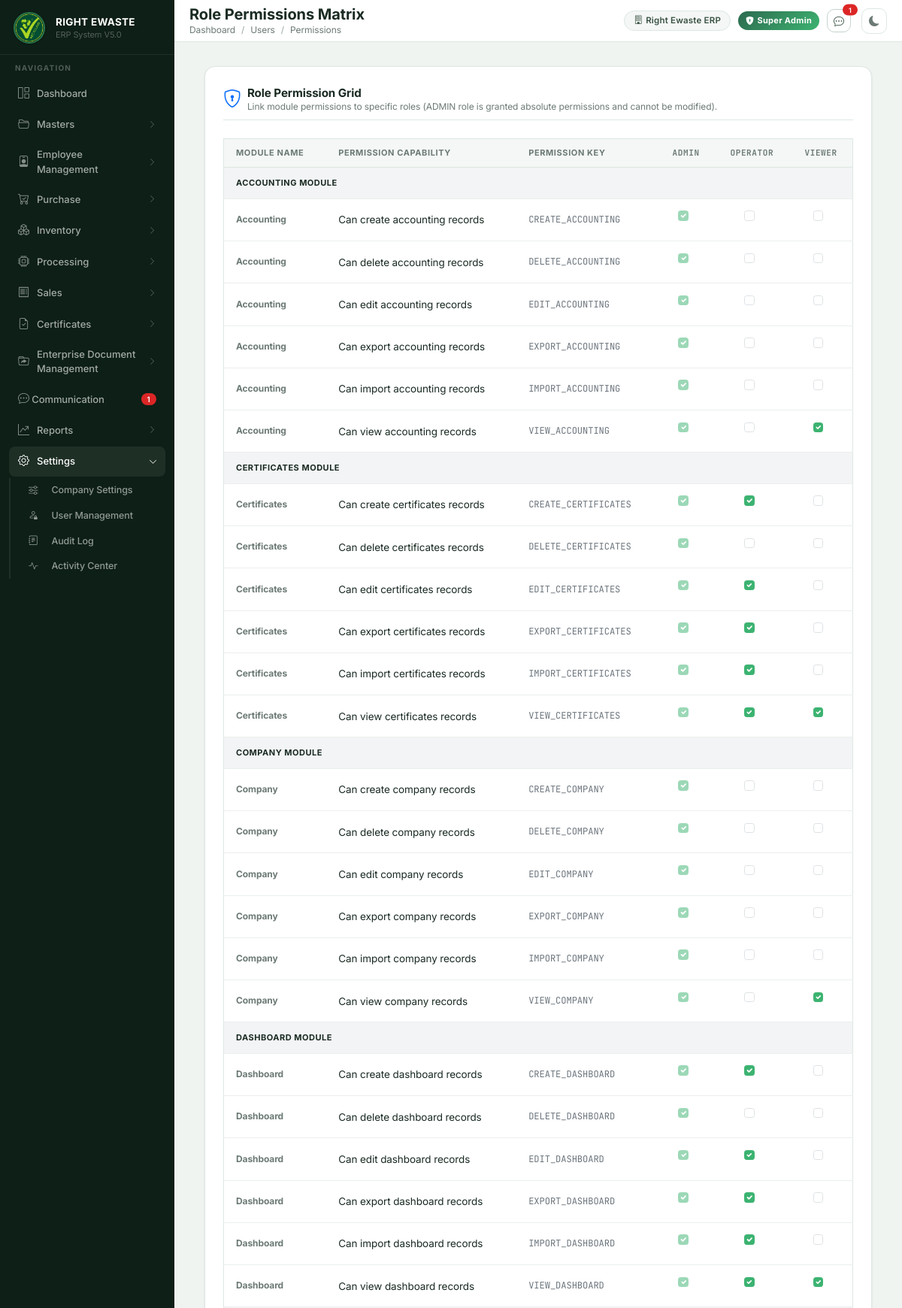
The page /users/permissions (upper part) on the database its author committed.
### tables this page shows
CREATE TABLE erp_roles (
        role_code TEXT PRIMARY KEY,
        role_name TEXT NOT NULL,
        is_active INTEGER NOT NULL DEFAULT 1,
        created_at DATETIME DEFAULT CURRENT_TIMESTAMP
    );

CREATE TABLE erp_permissions (
        permission_code TEXT PRIMARY KEY,
        permission_name TEXT NOT NULL,
        module_name TEXT NOT NULL,
        created_at DATETIME DEFAULT CURRENT_TIMESTAMP
    );

### backend/routes/users.py (the view)
@users_bp.route("/users/permissions")
@require_role("ADMIN")
def permissions_matrix():
    conn = get_connection()
    cursor = conn.cursor()
    try:
        cursor.execute("SELECT role_code, role_name FROM erp_roles WHERE is_active = 1")
        roles = [dict(r) for r in cursor.fetchall()]
        cursor.execute("SELECT * FROM erp_permissions ORDER BY module_name, permission_code")
        desc = [d[0] for d in cursor.description]
        permissions = [dict(zip(desc, r)) for r in cursor.fetchall()]
        cursor.execute("SELECT role_code, permission_code FROM erp_role_permissions")
        mapping_rows = cursor.fetchall()
        mapping = {}
        for role_code, perm_code in mapping_rows:
            if role_code not in mapping:
                mapping[role_code] = set()
            mapping[role_code].add(perm_code)
        return render_template(
            "user/permissions.html",
            roles=roles,
            permissions=permissions,
            mapping=mapping
        )
    finally:
        conn.close()

### backend/app.py (called while the page is built)
@app.context_processor
def utility_processor():
    def modify_query(**new_values):
        args = request.args.to_dict()
        for key, value in new_values.items():
            args[key] = str(value)
        return urlencode(args)
    from routes.communication import get_global_unread_count
    return dict(modify_query=modify_query, unread_chat_count=get_global_unread_count)

### backend/database.py (called while the page is built)
def get_connection():
    conn = sqlite3.connect(DATABASE)
    conn.row_factory = sqlite3.Row
    conn.execute("PRAGMA foreign_keys = ON")
    return conn

### backend/routes/communication.py (called while the page is built)
def get_current_user_id():
    if "user" in session and isinstance(session["user"], dict):
        return session["user"].get("user_id", 1)
    return 1

def get_global_unread_count():
    user_id = get_current_user_id()
    conn = get_connection()
    try:
        cursor = conn.cursor()
        cursor.execute("""
            SELECT COUNT(*) FROM messages m
            JOIN conversation_participants cp ON m.conversation_id = cp.conversation_id
            WHERE cp.user_id = ? AND m.sender_id != ?
              AND cp.status = 'ACTIVE'
              AND m.id > COALESCE(cp.last_read_message_id, 0)
        """, (user_id, user_id))
        return cursor.fetchone()[0]
    except Exception:
        return 0
    finally:
        conn.close()

### backend/security.py (called while the page is built)
def get_csrf_token():
    token = session.get(_CSRF_SESSION_KEY)
    if token is None:
        token = secrets.token_urlsafe(32)
        session[_CSRF_SESSION_KEY] = token
    return token

### backend/templates/user/permissions.html (shortened to what this page needs)
{% extends "shared/base.html" %}
{% block page_title %}Role Permissions Matrix{% endblock %}
{% block breadcrumb %}
<li class="breadcrumb-item"><a href="/" class="text-decoration-none text-muted">Dashboard</a></li>
<li class="breadcrumb-item"><a href="/users" class="text-decoration-none text-muted">Users</a></li>
<li class="breadcrumb-item active">Permissions</li>
{% endblock %}
{% block content %}
<div class="container-fluid py-2" style="font-family: 'Inter', sans-serif;">
    <div class="card border-0 shadow-sm rounded-4 bg-white p-4">
        <div class="d-flex align-items-center mb-4 pb-2 border-bottom justify-content-between">
            <div class="d-flex align-items-center">
                <i class="bi bi-shield-lock fs-4 text-primary me-2"></i>
                <div>
                    <h5 class="fw-bold mb-0">Role Permission Grid</h5>
                    <p class="text-muted small mb-0">Link module permissions to specific roles (ADMIN role is granted absolute permissions and cannot be modified).</p>
                </div>
            </div>
        </div>
        <form method="POST" action="/users/permissions/update">
            <div class="table-responsive">
                <table class="table align-middle table-hover border">
                    <thead class="table-light text-secondary small text-uppercase">
                        <tr>
                            <th>Module Name</th>
                            <th>Permission Capability</th>
                            <th>Permission Key</th>
                            {% for role in roles %}
                            <th class="text-center font-monospace">{{ role.role_code }}</th>
                            {% endfor %}
                        </tr>
                    </thead>
                    <tbody>
                        {% set current_mod = namespace(val='') %}
                        {% for perm in permissions %}
                        {% if current_mod.val != perm.module_name %}
                            {% set current_mod.val = perm.module_name %}
                            <tr class="table-secondary">
                                <td colspan="{{ 3 + (roles|length) }}" class="fw-bold text-uppercase py-2" style="background-color: #f3f4f6; letter-spacing: 0.5px; font-size: 11px;">
                                    {{ perm.module_name }} Module
                                </td>
                            </tr>
                        {% endif %}
                        <tr>
                            <td class="ps-3 text-muted small fw-bold">{{ perm.module_name }}</td>
                            <td>{{ perm.permission_name }}</td>
                            <td class="font-monospace text-secondary small">{{ perm.permission_code }}</td>
                            {% for role in roles %}
                            <td class="text-center">
                                {% if role.role_code == 'ADMIN' %}
                                <div class="form-check d-inline-block">
                                    <input class="form-check-input" type="checkbox" checked disabled title="ADMIN has absolute access">
                                </div>
                                {% else %}
                                <div class="form-check d-inline-block">
                                    <input class="form-check-input" type="checkbox" name="perm_{{ role.role_code }}_{{ perm.permission_code }}"
                                           {% if perm.permission_code in mapping.get(role.role_code, []) %}checked{% endif %}>
                                </div>
                                {% endif %}
                            </td>
                            {% endfor %}
                        </tr>
                        {% endfor %}
                    </tbody>
                </table>
            </div>
        </form>
    </div>
</div>
{% endblock %}

### backend/static/css/shared.css (style rules this page uses)
:root { --brand-primary: #2d6a4f; --brand-accent: #3cb371; --brand-accent-lt: #52c882; --brand-accent-dim: rgba(60,179,113,0.15); --sidebar-bg: #0d1f16; --sidebar-hover: #1a3326; --sidebar-active: #2d6a4f; --sidebar-width: 232px; --topbar-height: 56px; --body-bg: #f0f4f1; --surface: #ffffff; --surface-raised: #f4f7f5; --surface-sunken: #edf2ef; --border: #dde8e2; --border-strong: #c5d4cc; --text-primary: #1a2b22; --text-secondary: #3a5244; --text-muted: #6c7a75; --text-xmuted: #9aaa9f; --success: #16a34a; --success-bg: #dcfce7; --success-border: #86efac; --warning: #d97706; --warning-bg: #fef3c7; --warning-border: #fcd34d; --danger: #dc2626; --danger-bg: #fee2e2; --danger-border: #fca5a5; --info: #2563eb; --info-bg: #dbeafe; --info-border: #93c5fd; --shadow-sm: 0 1px 3px rgba(0,0,0,0.06), 0 1px 2px rgba(0,0,0,0.04); --shadow-md: 0 4px 12px rgba(0,0,0,0.08), 0 2px 6px rgba(0,0,0,0.05); --shadow-lg: 0 10px 30px rgba(0,0,0,0.1), 0 4px 12px rgba(0,0,0,0.06); --shadow-card: 0 1px 4px rgba(0,0,0,0.05); --radius-sm: 6px; --radius-md: 10px; --radius-lg: 14px; --radius-xl: 18px; --transition-fast: 0.15s ease; --transition-normal: 0.2s ease; --transition-slow: 0.3s cubic-bezier(0.4,0,0.2,1); --card-bg: var(--surface); --card-border: var(--border); --table-header-bg: var(--surface-raised); --table-hover-bg: #f5f9f6; --table-border: #eaefec; }
*, *::before, *::after { box-sizing: border-box; }
html, body { height: 100%; margin: 0; }
body, input, button, select, optgroup, textarea, table, .table, .erp-table, th, td, h1, h2, h3, h4, h5, h6, .btn, .card, .modal { font-family: 'Inter', -apple-system, BlinkMacSystemFont, 'Segoe UI', Roboto, Helvetica, Arial, sans-serif !important; }
body { font-size: 14px; line-height: 1.5; letter-spacing: -0.1px; background: var(--body-bg); color: var(--text-primary); -webkit-font-smoothing: antialiased; -moz-osx-font-smoothing: grayscale; }
h5 { font-size: 0.95rem; line-height: 1.4; font-weight: 600; color: var(--text-primary); margin-bottom: 0.3rem; }
p { margin-bottom: 1rem; line-height: 1.5; }
.small, small { font-size: 12px; line-height: 1.4; }
.card { background: var(--card-bg) !important; border: 1px solid var(--card-border) !important; border-radius: var(--radius-lg) !important; box-shadow: var(--shadow-card); color: var(--text-primary) !important; }
table, .table, .erp-table { width: 100% !important; min-width: 100% !important; color: var(--text-primary) !important; border-color: var(--table-border) !important; font-size: 13.5px; margin-bottom: 0; border-collapse: collapse; }
.table-responsive { width: 100% !important; overflow-x: auto; -webkit-overflow-scrolling: touch; }
.table thead th, .table th, .erp-table thead th, .erp-table th { background: var(--table-header-bg) !important; color: var(--text-muted) !important; font-size: 11px; font-weight: 700; text-transform: uppercase; letter-spacing: 0.6px; padding: 11px 16px !important; border-bottom: 1px solid var(--border) !important; border-top: none !important; white-space: nowrap; }
.table tbody td, .erp-table tbody td { padding: 12px 16px !important; border-bottom: 1px solid var(--table-border) !important; vertical-align: middle; color: var(--text-primary); }
.font-monospace { font-family: 'JetBrains Mono', 'SFMono-Regular', Consolas, 'Liberation Mono', Menlo, monospace !important; font-size: 12.5px; background: transparent !important; border: none !important; padding: 0 !important; }
.form-check-input:checked { background-color: var(--brand-accent); border-color: var(--brand-accent); }
.breadcrumb-item a { color: var(--brand-accent); text-decoration: none; }
.breadcrumb-item.active { color: var(--text-muted); }
.breadcrumb-item + .breadcrumb-item::before { color: var(--text-xmuted); }
.text-muted { color: var(--text-muted) !important; }
.bg-white { background: var(--surface) !important; }
.border { border-color: var(--border) !important; }
.border-bottom { border-bottom-color: var(--border) !important; }
.shadow-sm { box-shadow: var(--shadow-sm) !important; }
.font-monospace { font-family: 'Courier New', Courier, monospace; font-size: 0.9em; }

### rows shown on the page
erp_roles: role_code "ADMIN"
erp_roles: role_code "OPERATOR", role_code "☑"
erp_roles: role_code "VIEWER", role_code "☑"
erp_permissions: module_name "ACCOUNTING", module_name "Accounting", permission_name "Can create accounting records", permission_code "CREATE_ACCOUNTING"
erp_permissions: module_name "Accounting", permission_name "Can delete accounting records", permission_code "DELETE_ACCOUNTING"
erp_permissions: module_name "Accounting", permission_name "Can edit accounting records", permission_code "EDIT_ACCOUNTING"
erp_permissions: module_name "Accounting", permission_name "Can export accounting records", permission_code "EXPORT_ACCOUNTING"
erp_permissions: module_name "Accounting", permission_name "Can import accounting records", permission_code "IMPORT_ACCOUNTING"
erp_permissions: module_name "Accounting", permission_name "Can view accounting records", permission_code "VIEW_ACCOUNTING"
erp_permissions: module_name "CERTIFICATES", module_name "Certificates", permission_name "Can create certificates records", permission_code "CREATE_CERTIFICATES"
erp_permissions: module_name "Certificates", permission_name "Can delete certificates records", permission_code "DELETE_CERTIFICATES"
erp_permissions: module_name "Certificates", permission_name "Can edit certificates records", permission_code "EDIT_CERTIFICATES"
erp_permissions: module_name "Certificates", permission_name "Can export certificates records", permission_code "EXPORT_CERTIFICATES"
erp_permissions: module_name "Certificates", permission_name "Can import certificates records", permission_code "IMPORT_CERTIFICATES"
erp_permissions: module_name "Certificates", permission_name "Can view certificates records", permission_code "VIEW_CERTIFICATES"
erp_permissions: module_name "COMPANY", module_name "Company", permission_name "Can create company records", permission_code "CREATE_COMPANY"
erp_permissions: module_name "Company", permission_name "Can delete company records", permission_code "DELETE_COMPANY"
erp_permissions: module_name "Company", permission_name "Can edit company records", permission_code "EDIT_COMPANY"
erp_permissions: module_name "Company", permission_name "Can export company records", permission_code "EXPORT_COMPANY"
erp_permissions: module_name "Company", permission_name "Can import company records", permission_code "IMPORT_COMPANY"
erp_permissions: module_name "Company", permission_name "Can view company records", permission_code "VIEW_COMPANY"
erp_permissions: module_name "DASHBOARD", module_name "Dashboard", permission_name "Can create dashboard records", permission_code "CREATE_DASHBOARD"
erp_permissions: module_name "Dashboard", permission_name "Can delete dashboard records", permission_code "DELETE_DASHBOARD"
erp_permissions: module_name "Dashboard", permission_name "Can edit dashboard records", permission_code "EDIT_DASHBOARD"
erp_permissions: module_name "Dashboard", permission_name "Can export dashboard records", permission_code "EXPORT_DASHBOARD"
erp_permissions: module_name "Dashboard", permission_name "Can import dashboard records", permission_code "IMPORT_DASHBOARD"
erp_permissions: module_name "Dashboard", permission_name "Can view dashboard records", permission_code "VIEW_DASHBOARD"

### other values the page prints
{{ u_count if u_count <= 99 else '99+' }} "1"
